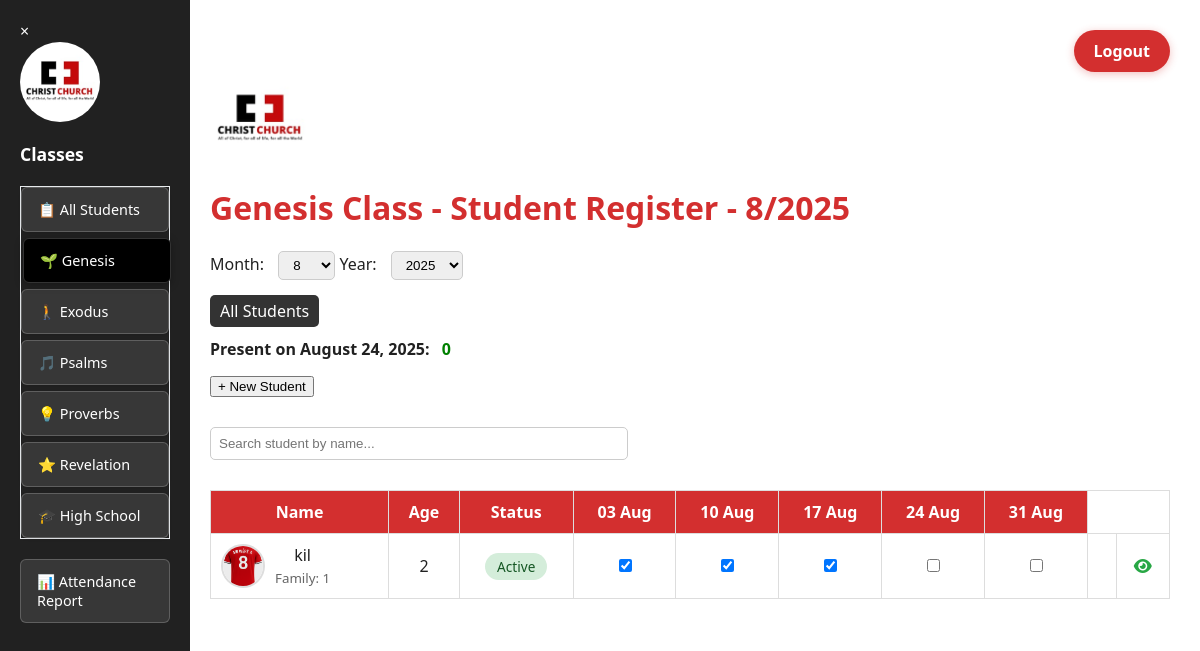
The app's page /dashboard?class_name=Genesis (signed in) with its own data.
### app.py (models this page shows)
class Student(db.Model):
    id = db.Column(db.Integer, primary_key=True)
    name = db.Column(db.String(100), nullable=False)
    dob = db.Column(db.String(20), nullable=False)
    parent = db.Column(db.String(100))
    contact = db.Column(db.String(50))
    student_class = db.Column(db.String(50))
    status = db.Column(db.String(10), default="active")
    deletion_requested = db.Column(db.Boolean, default=False)
    profile_image = db.Column(db.String(200))  # Store image filename
    family_id = db.Column(db.String(50))  # For grouping family members

class Attendance(db.Model):
    id = db.Column(db.Integer, primary_key=True)
    student_id = db.Column(db.Integer, db.ForeignKey('student.id'), nullable=False)
    date = db.Column(db.Date, nullable=False)
    present = db.Column(db.Boolean, default=True)
    student = db.relationship('Student', backref=db.backref('attendances', lazy=True))

### app.py (the view, shortened to what this page needs)
@app.route("/dashboard", methods=["GET", "POST"])
def dashboard():
    if "user" not in session:
        return redirect(url_for("home"))
    today = date.today()
    month = int(request.args.get("month", today.month))
    year = int(request.args.get("year", today.year))
    selected_class = request.args.get("class_name")
    sundays = get_sundays(year, month)
    current_sunday = None
    if today.weekday() == 6:  # Today is Sunday
        current_sunday = today
    else:
        for sunday in reversed(sundays):
            if sunday <= today:
                current_sunday = sunday
                break
    if current_sunday is None:
        current_sunday = today
    if selected_class:
        filtered_students = Student.query.filter_by(student_class=selected_class, status="active").all()
    else:
        filtered_students = Student.query.filter_by(status="active").all()
    at_risk_count = 0
    return render_template("dashboard.html",
                           students=filtered_students,
                           sundays=sundays,
                           month=month,
                           year=year,
                           selected_class=selected_class,
                           current_sunday=current_sunday,
                           at_risk_count=at_risk_count)

### app.py (called while the page is built)
def get_sundays(year, month):
    sundays = []
    cal = calendar.Calendar()
    for day in cal.itermonthdates(year, month):
        if day.weekday() == 6 and day.month == month:
            sundays.append(day)
    return sundays

@app.template_filter('todatetime')
def to_datetime_filter(s):
    return datetime.strptime(s, "%Y-%m-%d")

@app.context_processor
def inject_now():
    return {'now': datetime.now}

@app.context_processor
def utility_functions():
    def attendance_present(student_id, sunday):
        record = Attendance.query.filter_by(student_id=student_id, date=sunday).first()
        return record.present if record else False
    return dict(attendance_present=attendance_present)

### templates/dashboard.html (shortened to what this page needs)
<!DOCTYPE html>
<html lang="en">
<head>
    <link rel="stylesheet" href="https://cdnjs.cloudflare.com/ajax/libs/font-awesome/6.5.0/css/all.min.css">
    <link rel="stylesheet" href="{{ url_for('static', filename='css/styles.css') }}">
</head>
<body>
<div class="container">
<aside class="sidebar" id="sidebar">
    <div class="sidebar-close" id="sidebarClose">&times;</div>
    <div class="logo-wrapper">
        <img src="{{ url_for('static', filename='images/logo.jpeg') }}" alt="Logo" class="logo" style="margin-bottom: 20px; margin-left: 0; height: 80px; width: 80px; border-radius: 50%;">
    </div>
        <h2 style="margin-bottom: 20px; color: #ffffff; font-size: 1.1rem; font-weight: 600;">Classes</h2>
        <div class="class-navigation">
            <a href="{{ url_for('dashboard') }}" class="class-tab {{ 'active' if not selected_class else '' }}">📋 All Students</a>
            <a href="{{ url_for('dashboard', class_name='Genesis') }}" class="class-tab {{ 'active' if selected_class == 'Genesis' else '' }}">🌱 Genesis</a>
            <a href="{{ url_for('dashboard', class_name='Exodus') }}" class="class-tab {{ 'active' if selected_class == 'Exodus' else '' }}">🚶 Exodus</a>
            <a href="{{ url_for('dashboard', class_name='Psalms') }}" class="class-tab {{ 'active' if selected_class == 'Psalms' else '' }}">🎵 Psalms</a>
            <a href="{{ url_for('dashboard', class_name='Proverbs') }}" class="class-tab {{ 'active' if selected_class == 'Proverbs' else '' }}">💡 Proverbs</a>
            <a href="{{ url_for('dashboard', class_name='Revelation') }}" class="class-tab {{ 'active' if selected_class == 'Revelation' else '' }}">⭐ Revelation</a>
            <a href="{{ url_for('dashboard', class_name='High Schoolers') }}" class="class-tab {{ 'active' if selected_class == 'High Schoolers' else '' }}">🎓 High School</a>
        </div>
        <div class="sidebar-links">
           <a href="{{ url_for('attendance_report') }}" class="sidebar-link">📊 Attendance Report</a>
        </div>
    </aside>
    <main class="register">
        <div style="text-align: right;">
            <a href="{{ url_for('logout') }}" class="logout-btn">Logout</a>
        </div>
        <div class="logo-wrapper">
            <img src="{{ url_for('static', filename='images/logo.jpeg') }}" alt="Logo" class="logo" style="margin-bottom: 20px; margin-left: 0;">
        </div>
        <h1>
            {% if selected_class %}
                {{ selected_class }} Class -
            {% endif %}
            Student Register - {{ month }}/{{ year }}
        </h1>
        <form method="get">
            <label>Month:
                <select name="month" onchange="this.form.submit()">
                    {% for m in range(1, 13) %}
                        <option value="{{ m }}" {% if m == month %}selected{% endif %}>{{ m }}</option>
                    {% endfor %}
                </select>
            </label>
            <label>Year:
                <select name="year" onchange="this.form.submit()">
                    {% for y in range(2023, 2036) %}
                        <option value="{{ y }}" {% if y == year %}selected{% endif %}>{{ y }}</option>
                    {% endfor %}
                </select>
            </label>
        </form>
        <a href="{{ url_for('all_students') }}" style="padding: 5px 10px; background: #333; color: white; border-radius: 5px; text-decoration: none;">
    All Students
</a>
        <p><strong>Present on {{ current_sunday.strftime('%B %d, %Y') }}:</strong> <span id="presentCount">0</span></p>
        <div style="margin-bottom: 20px; display: flex; gap: 10px; flex-wrap: wrap;">
            <button id="openModalBtn">+ New Student</button>
        </div>
        <input type="text" id="searchInput" placeholder="Search student by name..." style="padding: 8px; margin-bottom: 15px; width: 100%; max-width: 400px; border-radius: 5px; border: 1px solid #ccc;">
        <table id="studentTable">
            <thead>
                <tr>
                    <th>Name</th>
                    <th>Age</th>
                    <th>Status</th>
                    {% for sunday in sundays %}
                        <th>{{ sunday.strftime('%d %b') }}</th>
                    {% endfor %}
                </tr>
            </thead>
            <tbody>
    {% for student in students %}
    <tr {% if student.deletion_requested %} style="background-color: #eee; color: gray;" {% endif %}>
        <td>
            <div style="display: flex; align-items: center; gap: 10px;">
                {% if student.profile_image %}
                    <img src="{{ url_for('static', filename='uploads/profiles/' + student.profile_image) }}"
                         alt="{{ student.name }}"
                         onclick="showLargeImage('{{ url_for('static', filename='uploads/profiles/' + student.profile_image) }}')"
                         style="width: 40px; height: 40px; border-radius: 50%; object-fit: cover; border: 2px solid #ddd; cursor: pointer; transition: transform 0.2s;"
                         onmouseover="this.style.transform='scale(1.1)'" onmouseout="this.style.transform='scale(1)'">
                {% endif %}
                <div>
                    {{ student.name }}
                    {% if student.family_id %}
                        <br><small style="color: #666;">Family: {{ student.family_id }}</small>
                    {% endif %}
                </div>
            </div>
        </td>
        <td>
            {% set birth = student.dob | todatetime %}
            {% set age = ((now() - birth).days // 365) %}
            {{ age }}
        </td>
        <td>
            <span style="padding: 4px 12px; border-radius: 20px; font-size: 0.85rem; font-weight: 500;
                         background: {{ '#d4edda' if student.status == 'active' else '#f8d7da' }};
                         color: {{ '#155724' if student.status == 'active' else '#721c24' }};">
                {{ 'Active' if student.status == 'active' else 'Inactive' }}
            </span>
        </td>
        {% for sunday in sundays %}
  {% if not student.deletion_requested and student.status == "active" %}
  <td>
    <input type="checkbox"
           class="attendance-checkbox"
           data-sid="{{ student.id }}"
           data-date="{{ sunday.strftime('%Y-%m-%d') }}"
           {% if attendance_present(student.id, sunday) %} checked {% endif %}>
  </td>
{% else %}
  <td></td>
{% endif %}
        {% endfor %}
        <td>
        </td>
                <td>
          <a href="{{ url_for('student_detail', student_id=student.id) }}"
             style="color: #28a745; text-decoration: none;">
             <i class="fas fa-eye"></i>
          </a>
        </td>
    </tr>
    {% endfor %}
</tbody>
        </table>
    </main>
</div>
</body>
</html>

### static/css/styles.css (style rules this page uses)
body { font-family: 'Segoe UI', sans-serif; margin: 0; padding: 0; background-color: #f8f8f8; color: #212121; }
input[type="text"], input[type="password"], input[type="date"] { width: 100%; padding: 10px; margin: 10px 0; border: 1px solid #ccc !important; border-radius: 5px; font-weight: normal !important; outline: none !important; transition: border 0.2s ease; }
.logo-wrapper { margin-bottom: 20px; }
.logo { width: 100px; height: auto; display: block; margin: 0 auto; }
.container { display: flex; height: 100vh; overflow: hidden; }
.sidebar { width: 150px; background-color: #212121; color: white; padding: 20px; position: fixed; top: 0; left: 0; height: 100vh; overflow-y: auto; z-index: 1000; }
.sidebar h2 { font-size: 20px; margin-bottom: 10px; color: #fff; }
.register { margin-left: 180px; padding: 30px; background-color: #fff; height: 100vh; overflow-y: auto; overflow-x: scroll; flex: 1; }
.register h1 { color: #D32F2F; margin-top: 0; }
form { margin-bottom: 20px; }
form select { padding: 5px 10px; margin-left: 10px; border-radius: 5px; border: 1px solid #ccc; }
table { width: 100%; border-collapse: collapse; margin-top: 15px; background: #fff; border: 1px solid #ddd; }
th, td { border: 1px solid #ddd; padding: 10px; text-align: center; }
th { background-color: #D32F2F; color: white; }
#presentCount { color: green; font-weight: bold; margin-left: 8px; }
.class-navigation { display: flex; flex-wrap: wrap; gap: 8px; margin-bottom: 25px; padding: 10px; background: #f8f9fa; border-radius: 8px; border: 1px solid #e9ecef; }
.class-tab { display: inline-flex; align-items: center; gap: 8px; padding: 12px 20px; background: #ffffff; color: #495057; text-decoration: none; border-radius: 6px; border: 1px solid #dee2e6; font-weight: 500; font-size: 0.95rem; transition: all 0.3s ease; box-shadow: 0 1px 3px rgba(0,0,0,0.1); }
.class-tab.active { background: #000000; color: #ffffff; border-color: #000000; box-shadow: 0 3px 8px rgba(0,0,0,0.2); transform: translateY(-1px); }

### templates/dashboard.html (style rules this page uses)
.class-navigation { display: flex; flex-direction: column; background: none; border-radius: 0; padding: 0; margin-bottom: 20px; gap: 6px; }
.class-tab { background: rgba(255, 255, 255, 0.1); border: 1px solid rgba(255, 255, 255, 0.2); padding: 12px 16px; font-size: 0.9rem; font-weight: 500; color: #ffffff; text-decoration: none; border-radius: 6px; transition: all 0.3s ease; display: flex; align-items: center; gap: 8px; }
.class-tab.active { background: #000000; color: #ffffff; border: 1px solid #333333; box-shadow: 0 2px 8px rgba(0, 0, 0, 0.3); transform: translateX(2px); }
.sidebar-links { display: flex; flex-direction: column; gap: 6px; margin-top: 10px; }
.sidebar-link { background: rgba(255, 255, 255, 0.1); border: 1px solid rgba(255, 255, 255, 0.2); padding: 12px 16px; font-size: 0.9rem; font-weight: 500; color: #ffffff; text-decoration: none; border-radius: 6px; transition: all 0.3s ease; display: flex; align-items: center; gap: 8px; }
.logout-btn { color: #ffffff; background-color: #D32F2F; border-radius: 25px; padding: 10px 20px; font-weight: 600; text-decoration: none; transition: all 0.3s ease; box-shadow: 0 2px 8px rgba(211, 47, 47, 0.3); display: inline-block; }

### records on screen
Student: student_class "Genesis", profile_image (picture), name "kil", family_id "1", age "2", status "Active", id "☑" "☑" "☑"

### other values on screen
{{ month }} "8"
{{ year }} "2025"
{{ current_sunday.strftime('%B %d, %Y') }} "August 24, 2025"
{{ sunday.strftime('%d %b') }} "03 Aug" "10 Aug" "17 Aug" "24 Aug" "31 Aug"
form field month "8"
form field year "2025"
